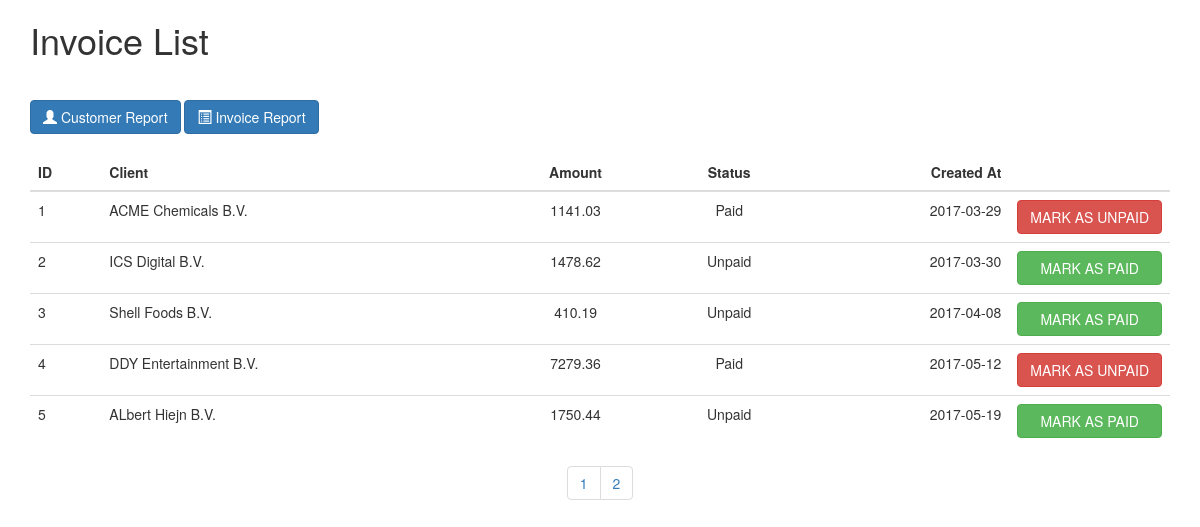
The page / on the database its author committed.
### tables this page shows
CREATE TABLE `invoices` (
  `id` int(11) NOT NULL AUTO_INCREMENT,
  `client` varchar(255) DEFAULT NULL,
  `invoice_amount` decimal(15,5) DEFAULT NULL,
  `invoice_amount_plus_vat` decimal(15,5) DEFAULT NULL,
  `vat_rate` decimal(15,5) DEFAULT NULL,
  `invoice_status` enum('paid','unpaid') DEFAULT NULL,
  `invoice_date` date DEFAULT NULL,
  `created_at` timestamp NULL DEFAULT NULL,
  PRIMARY KEY (`id`)
);

### src/Invoice/InvoiceList.php (called while the page is built, shortened)
<?php
final class InvoiceList
{
    private $invoice;
    public function __construct(InvoiceRepositoryInterface $invoice)
    {
        $this->invoice = $invoice;
    }
    public function __invoke(int $page)
    {
        $pagination = new Pagination($this->invoice->findAll());
        $data = [
            'currentPage' => $page,
            'invoices' => $pagination->getPage($page),
            'numberOfPages' => count($pagination)
        ];
        extract($data);
        require __DIR__ . '/../../templates/invoice-list.php';
        return ob_get_clean();
    }
}

### src/Invoice/Repository/InvoiceRepository.php (called while the page is built, shortened)
<?php
final class InvoiceRepository implements InvoiceRepositoryInterface
{
    private $pdo;
    private $itemRepository;
    public function __construct(PDO $pdo, InvoiceItemRepositoryInterface $itemRepository)
    {
        $this->pdo = $pdo;
        $this->itemRepository = $itemRepository;
    }
    public function findAll() : array
    {
        $statement = $this->pdo->prepare('SELECT * FROM invoices');
        $statement->execute();
        $result = $statement->fetchAll(PDO::FETCH_ASSOC);
        $invoices = [];
        foreach ($result as $item) {
            $invoice = $this->mapInvoice($item, []);
            $invoices[] = $this->mapInvoice($item, $this->itemRepository->findByInvoice($invoice));
        }
        return $invoices;
    }
    private function mapInvoice($data, array $items)
    {
        return new Invoice(
            (int)$data['id'],
            $data['client'],
            (float)$data['invoice_amount'],
            (float)$data['invoice_amount_plus_vat'],
            (float)$data['vat_rate'],
            $data['invoice_status'] === Paid::NAME ? new Paid : new Unpaid,
            DateTimeImmutable::createFromFormat('Y-m-d', $data['invoice_date']),
            DateTimeImmutable::createFromFormat('Y-m-d H:i:s', $data['created_at']),
            $items
        );
    }
}

### app.php (called while the page is built, shortened)
<?php
require 'bootstrap/dummy-routing.php';

### public/index.php (called while the page is built)
<?php
require '../app.php';

### src/InvoiceItem/Repository/InvoiceItemRepository.php (called while the page is built, shortened)
<?php
class InvoiceItemRepository implements InvoiceItemRepositoryInterface
{
    public function __construct(PDO $pdo)
    {
        $this->pdo = $pdo;
    }
    public function findByInvoice(InvoiceInterface $invoice) : array
    {
        $statement = $this->pdo->prepare('SELECT * FROM invoice_items WHERE invoice_id = ?');
        $statement->execute([$invoice->getId()]);
        $result = $statement->fetchAll(PDO::FETCH_ASSOC);
        return array_map(function ($item) {
            return $this->mapInvoiceItem($item);
        }, $result);
    }
    private function mapInvoiceItem($data)
    {
        return new InvoiceItem(
            (int)$data['id'],
            $data['name'],
            (float)$data['amount'],
            DateTimeImmutable::createFromFormat('Y-m-d H:i:s', $data['created_at'])
        );
    }
}

### src/Invoice/Entity/Invoice.php (called while the page is built, shortened)
<?php
final class Invoice implements InvoiceInterface
{
    private $id;
    private $client;
    private $amountWithVat;
    private $status;
    private $createdAt;
    public function __construct(
        int $id,
        string $client,
        float $amount,
        float $amountWithVat,
        float $vatRate,
        StatusInterface $status,
        DateTimeInterface $date,
        DateTimeInterface $createdAt,
        array $items = []
    ) {
        $this->id = $id;
        $this->client = $client;
        $this->amountWithVat = $amountWithVat;
        $this->status = $status;
        $this->createdAt = $createdAt;
    }
    public function getId() : int
    {
        return $this->id;
    }
    public function getClient() : string
    {
        return $this->client;
    }
    public function getAmountWithVat() : float
    {
        return $this->amountWithVat;
    }
    public function getStatus() : StatusInterface
    {
        return $this->status;
    }
    public function getCreatedAt() : DateTimeInterface
    {
        return $this->createdAt;
    }
    public function isPaid() : bool
    {
        return Paid::NAME === (string)$this->status;
    }
}

### src/Invoice/Pagination.php (called while the page is built, shortened)
<?php
final class Pagination implements Countable
{
    private $pages;
    public function __construct(array $invoices, int $size = self::DEFAULT_SIZE)
    {
        $this->pages = array_chunk($invoices, $size);
    }
    public function getPage(int $page) : array
    {
        $page--;
        return $this->pages[$page];
    }
    public function count()
    {
        return count($this->pages);
    }
}

### src/Invoice/Status/Paid.php (called while the page is built, shortened)
<?php
final class Paid extends AbstractStatus
{
    public function getName() : string
    {
        return self::NAME;
    }
}

### src/Invoice/Status/AbstractStatus.php (called while the page is built, shortened)
<?php
abstract class AbstractStatus implements StatusInterface
{
    public function __toString()
    {
        return $this->getName();
    }
}

### src/Invoice/Status/Unpaid.php (called while the page is built, shortened)
<?php
final class Unpaid extends AbstractStatus
{
    public function getName() : string
    {
        return self::NAME;
    }
}

### templates/invoice-list.php (the view, shortened to what this page needs)
<!DOCTYPE html>
<html lang="en">
<head>
    <link rel="stylesheet" href="https://maxcdn.bootstrapcdn.com/bootstrap/3.3.7/css/bootstrap.min.css">
</head>
<body class="container">
    <h1 class="site-heading">Invoice List</h1>
    <div class="report-section">
        <a class="btn btn-primary" href="/?route=customer-report">
            <i class="glyphicon glyphicon-user"></i>
            Customer Report
        </a>
        <a class="btn btn-primary" href="/?route=invoice-report">
            <i class="glyphicon glyphicon-list-alt"></i>
            Invoice Report
        </a>
    </div>
    <div class="table-responsive">
        <table class="table">
            <thead>
                <tr>
                    <th>ID</th>
                    <th>Client</th>
                    <th class="text-center">Amount</th>
                    <th class="text-center">Status</th>
                    <th class="text-right">Created At</th>
                    <th class="col-status">&nbsp;</th>
                </tr>
            </thead>
            <tbody>
                <?php foreach ($invoices as $invoice) { ?>
                <tr>
                    <td><?php echo $invoice->getId(); ?></td>
                    <td><?php echo $invoice->getClient(); ?></td>
                    <td class="text-center"><?php echo $invoice->getAmountWithVat(); ?></td>
                    <td class="text-center"><?php echo ucfirst($invoice->getStatus()); ?></td>
                    <td class="text-right"><?php echo $invoice->getCreatedAt()->format('Y-m-d'); ?></td>
                    <td class="col-status">
                        <?php if ($invoice->isPaid()) { ?>
                        <button class="btn btn-danger" type="button">Mark as Unpaid</button>
                        <?php } else { ?>
                        <button class="btn btn-success" type="button">Mark as Paid</button>
                        <?php } ?>
                    </td>
                </tr>
                <?php } ?>
            </tbody>
        </table>
    </div>
    <nav aria-label="Page navigation">
        <ul class="pagination">
            <?php for($i = 1; $i <= $numberOfPages; $i++) { ?>
            <li>
                <a href="/?page=<?php echo $i; ?>"><?php echo $i; ?></a>
            </li>
            <?php } ?>
        </ul>
    </nav>
</body>
</html>

### bootstrap/dummy-routing.php (shortened to what this page needs)
<?php
$get = &$_GET;
$container = require 'dummy-container.php';
$route = isset($get['route']) ? $get['route'] : 'main';
switch ($route) {
    case 'main':
        try {
            $page = isset($get['page']) ? (int)$get['page'] : 1;
            echo $container['invoice_list']($page);
        } catch (Exception $ex) {
            redirectToHome();
        }
        break;
}
exit;

### templates/invoice-list.php (style rules this page uses)
.col-status { width: 120px; }
.container nav { text-align: center; }
.col-status > .btn { text-transform: uppercase; width: 100%; }
.pagination { margin-top: 0; }
.report-section { margin: 20px 0; }
.site-heading { margin: 20px 0 40px 0; padding: 0; }

### rows shown on the page
invoices: id "1", client "ACME Chemicals B.V.", AmountWithVat "1141.03", Status "Paid", format "2017-03-29", shows "MARK AS UNPAID"
invoices: id "2", client "ICS Digital B.V.", AmountWithVat "1478.62", Status "Unpaid", format "2017-03-30", shows "MARK AS PAID"
invoices: id "3", client "Shell Foods B.V.", AmountWithVat "410.19", Status "Unpaid", format "2017-04-08", shows "MARK AS PAID"
invoices: id "4", client "DDY Entertainment B.V.", AmountWithVat "7279.36", Status "Paid", format "2017-05-12", shows "MARK AS UNPAID"
invoices: id "5", client "ALbert Hiejn B.V.", AmountWithVat "1750.44", Status "Unpaid", format "2017-05-19", shows "MARK AS PAID"
